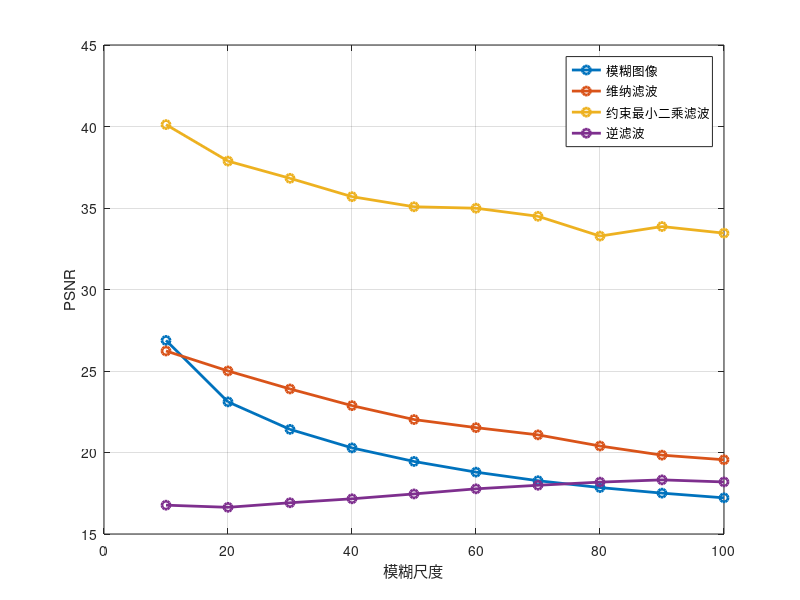
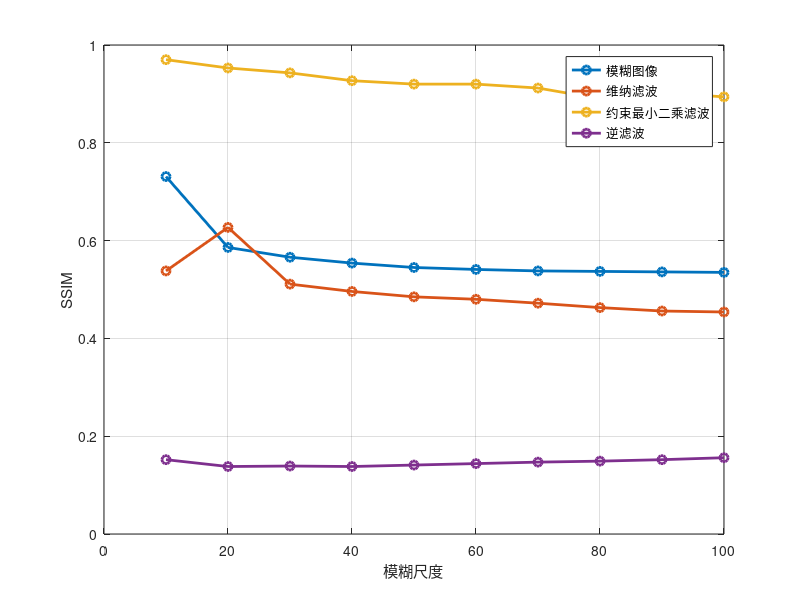

MATLAB code to generate these figures, in order:
% I = im2double(imread('./Lenna.png'));           %读入清晰原图像
% figure(1);
% imshow(I,[]);         %显示原图像
% title('原图像');
% 
% PSF = fspecial('motion', 100, 0);   %建立二维仿真线性运动滤波器PSF
% MF = imfilter(I,PSF,'conv', 'circular');  %用PSF产生退化图像
% imwrite(MF, "C:/Users/86311/Desktop/CodeBase/Python/restored/blur.png")
% noise = imnoise(zeros(size(I)),'gaussian',0,0.001);   %产生高斯噪声
% MFN = imadd(MF,noise);
% 
% 
% figure(2); 
% imshow(MFN,[]);         %显示模糊噪声后的图像
% title('运动模糊图像');
% 
% 
% NSR = sum(noise(:).^2)/sum(MFN(:).^2);  %计算信噪比
% figure(3);
% wnr = deconvwnr(MFN,PSF,NSR);
% imshow(wnr,[]);     %显示维纳滤波复原图像
% title('维纳滤波复原');
% imwrite(wnr, "C:/Users/86311/Desktop/CodeBase/Python/restored/wnr.png")
% 
% %NP = 0.001 * numel(I);
% reg = deconvreg(MF,PSF);
% figure(4);imshow(reg,[]);
% title('有约束的最小二乘滤波复原');
% imwrite(reg, "C:/Users/86311/Desktop/CodeBase/Python/restored/reg.png")
% 
% invert = deconvblind(MFN, PSF);
% figure(5);
% imshow(invert,[]);
% title('逆滤波复原');
% imwrite(invert, "C:/Users/86311/Desktop/CodeBase/Python/restored/invert.png")

x = [10, 20, 30 , 40, 50, 60, 70, 80, 90, 100];

P_b = [26.876, 23.106, 21.42, 20.283, 19.451, 18.795, 18.269, 17.849, 17.507, 17.219];
S_b = [0.731, 0.586, 0.566, 0.554, 0.545, 0.541, 0.538, 0.537, 0.536, 0.535];

P_i = [26.229, 25.004, 23.899, 22.875, 22.021, 21.526, 21.082, 20.399, 19.838, 19.555];
S_i = [0.538, 0.627, 0.511, 0.496, 0.485, 0.480, 0.472, 0.463, 0.456, 0.454];

P_r = [40.117, 37.877, 36.822, 35.695, 35.076, 34.987, 34.492, 33.277, 33.863, 33.457];
S_r = [0.970, 0.953, 0.943, 0.927, 0.920, 0.920, 0.912, 0.890, 0.902, 0.894];

P_w = [16.769, 16.637, 16.917, 17.16, 17.458, 17.771, 17.990, 18.183, 18.321, 18.194];
S_w = [0.152, 0.138, 0.139, 0.138, 0.141, 0.144, 0.147, 0.149, 0.152, 0.156];

figure;
plot(x, P_b, "-o", 'LineWidth', 2, 'DisplayName', "模糊图像");
hold on;
plot(x, P_i, "-o", 'LineWidth', 2, 'DisplayName', "维纳滤波");
hold on;
plot(x, P_r, "-o", 'LineWidth', 2, 'DisplayName', "约束最小二乘滤波");
hold on;
plot(x, P_w, "-o", 'LineWidth', 2, 'DisplayName', "逆滤波");
hold off;

xlabel('模糊尺度');
ylabel('PSNR');
legend show;
grid on;

figure;
plot(x, S_b, "-o", 'LineWidth', 2, 'DisplayName', "模糊图像");
hold on;
plot(x, S_i, "-o", 'LineWidth', 2, 'DisplayName', "维纳滤波");
hold on;
plot(x, S_r, "-o", 'LineWidth', 2, 'DisplayName', "约束最小二乘滤波");
hold on;
plot(x, S_w, "-o", 'LineWidth', 2, 'DisplayName', "逆滤波");
hold off;

xlabel('模糊尺度');
ylabel('SSIM');
legend show;
grid on;







